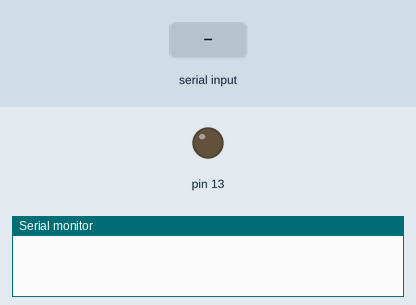
Recording of a sketch running on a simulated Arduino Uno, built with avr-gcc and run on an emulated ATmega328P. Shown: output pins drawn as LEDs (lit = HIGH), the last lines printed to the serial monitor. Inputs (shaded band) come from the test bench.

Above: at 1.2 s.
1.3 s: byte 30 received over Serial
At 2.3 s:
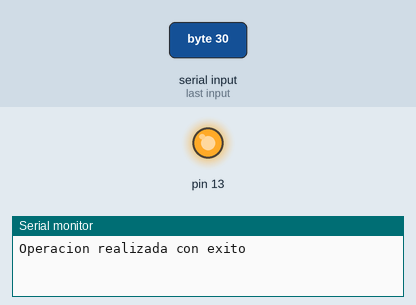
Timing chart, 0 to 4.3 s (numbered marks = the images above; inputs shaded):
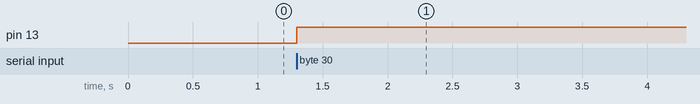

Measured:
- after the input at 1.3 s, pin 13: LOW → HIGH at once

The sketch:

Comunicacion_serial.ino
```cpp
char a;
void setup() {
  Serial.begin(9600);
  pinMode(13,1);
  digitalWrite(13,0);
}

void loop() {
  if(Serial.available()){
    a=Serial.read();
    if(a){
      digitalWrite(13,1);
      Serial.println("Operacion realizada con exito");
    }
    else {
      digitalWrite(13,0);
      Serial.println("No se pudo ejecutar la orden");
    }
  }
}
```
